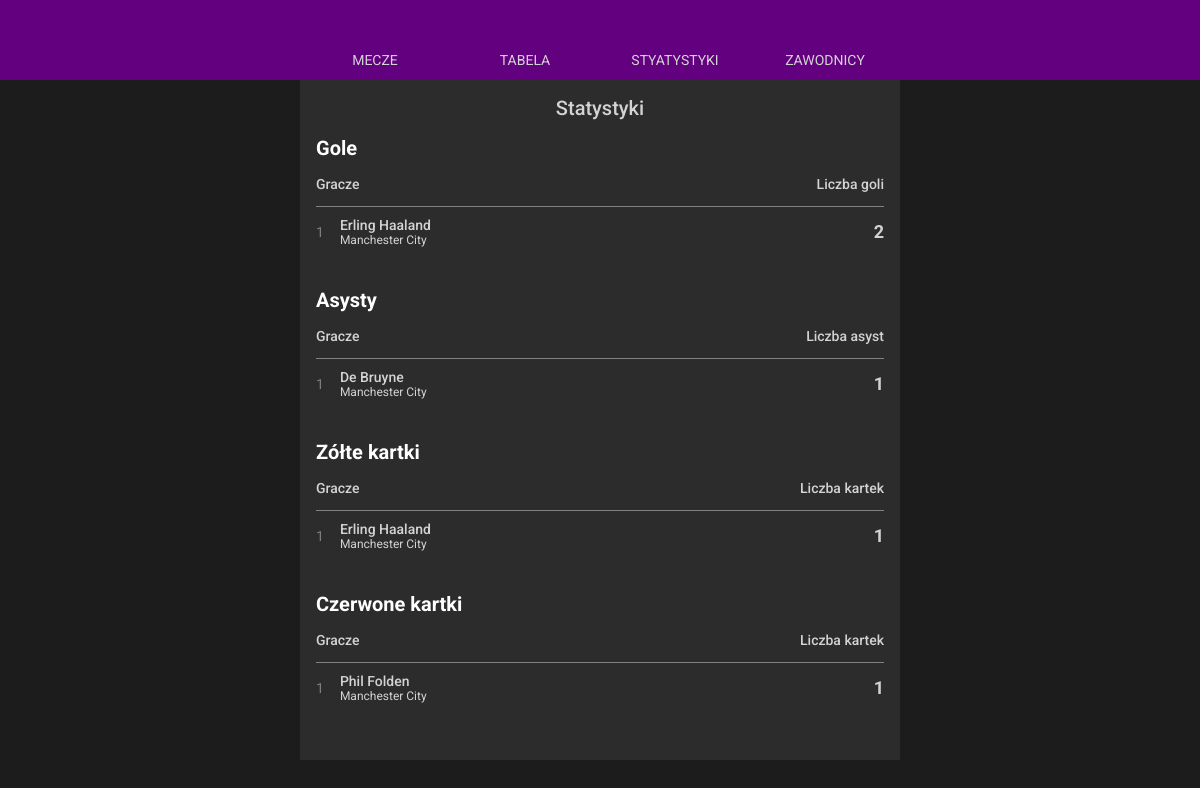
Page /statistics/ on the committed database.
### main/models.py (models this page shows, shortened)
class Player(models.Model):
    class PositionChoices(models.TextChoices):
        GK = 'GK'
        LB = 'LB'
        CB = 'CB'
        RB = 'RB'
        LM = 'LM'
        RM = 'RM'
        CM = 'CM'
        LS = 'LS'
        RS = 'RS'
        CS = 'CS'
        SUB = 'SUB'
    first_name = models.CharField(max_length=30)
    last_name = models.CharField(max_length=50)
    shirt_number = models.IntegerField()
    birth_date = models.DateField()
    height = models.IntegerField()
    weight = models.IntegerField()
    team = models.ForeignKey(Team, on_delete=models.CASCADE)
    position = models.CharField(max_length=3, choices=PositionChoices.choices, default="SUB")
    favourite = models.IntegerField(default=0)

class Team(models.Model):
    name = models.CharField(max_length=50)
    manager = models.CharField(max_length=100)
    owner = models.CharField(max_length=100)
    established = models.DateField()
    stadium = models.ForeignKey(Stadium, on_delete=models.CASCADE)

### main/views.py (the view)
# urls.py: path("statistics/", views.statistics, name="statistics"),
def statistics(request):
    players = list(Player.objects.all())
    goalsEvents = list(Event.objects.values_list("event_type", "player").filter(event_type = 'GOAL').values('player').annotate(total=Count('player')).order_by('-total'))[:5]
    goals = []
    for x in goalsEvents:
        goals.append(dict(total = x["total"], player = players[x["player"] - 1], index = goalsEvents.index(x) + 1))
    assistsEvents = list(Event.objects.values_list("event_type", "player").filter(event_type = 'ASST').values('player').annotate(total=Count('player')).order_by('-total'))[:5]
    assists = []
    for x in assistsEvents:
        assists.append(dict(total = x["total"], player = players[x["player"] - 1], index = assistsEvents.index(x) + 1))
    yellowsEvents = list(Event.objects.values_list("event_type", "player").filter(event_type = 'YCAR').values('player').annotate(total=Count('player')).order_by('-total'))[:5]
    yellows = []
    for x in yellowsEvents:
        yellows.append(dict(total = x["total"], player = players[x["player"] - 1], index = yellowsEvents.index(x) + 1))
    redsEvents = list(Event.objects.values_list("event_type", "player").filter(event_type = 'RCAR').values('player').annotate(total=Count('player')).order_by('-total'))[:5]
    reds = []
    for x in redsEvents:
        reds.append(dict(total = x["total"], player = players[x["player"] - 1], index = redsEvents.index(x) + 1))
    return render(request, "statistics.html", {"goals": goals, "assists": assists, "yellows": yellows, "reds": reds})

### main/templates/statistics.html
{% extends "layout.html" %} {% block title %}Statystyki{% endblock %} {% block body_content %}
<div class="stats-outer">
    <div class="stats">
        <div class="stats-header">Statystyki</div>
        <div class="stats-container">
            <div class="stats-container__title">Gole</div>
            <div class="stats-container__table">
                <div class="stats-container__table_names">
                    <div class="stats-container__table_names_item">Gracze</div>
                    <div class="stats-container__table_names_item">Liczba goli</div>
                </div>
                {% for item in goals %}
                <div class="stats-container__table_item">
                    <div class="stats-container__table_item_info">
                        <div class="stats-container__table_item_info_position">{{item.index}}</div>
                        <div class="stats-container__table_item_info_content">
                            <span>{{item.player.first_name}} {{item.player.last_name}}</span>
                            <br />
                            {{item.player.team.name}}
                        </div>
                    </div>
                    <div class="stats-container__table_item_outcome">{{item.total}}</div>
                </div>
                {% endfor %}
            </div>
        </div>
        <div class="stats-container">
            <div class="stats-container__title">Asysty</div>
            <div class="stats-container__table">
                <div class="stats-container__table_names">
                    <div class="stats-container__table_names_item">Gracze</div>
                    <div class="stats-container__table_names_item">Liczba asyst</div>
                </div>
                {% for item in assists %}
                <div class="stats-container__table_item">
                    <div class="stats-container__table_item_info">
                        <div class="stats-container__table_item_info_position">{{item.index}}</div>
                        <div class="stats-container__table_item_info_content">
                            <span>{{item.plyer.first_name}} {{item.player.last_name}}</span>
                            <br />
                            {{item.player.team.name}}
                        </div>
                    </div>
                    <div class="stats-container__table_item_outcome">{{item.total}}</div>
                </div>
                {% endfor %}
            </div>
        </div>
        <div class="stats-container">
            <div class="stats-container__title">Zółte kartki</div>
            <div class="stats-container__table">
                <div class="stats-container__table_names">
                    <div class="stats-container__table_names_item">Gracze</div>
                    <div class="stats-container__table_names_item">Liczba kartek</div>
                </div>
                {% for item in yellows %}
                <div class="stats-container__table_item">
                    <div class="stats-container__table_item_info">
                        <div class="stats-container__table_item_info_position">{{item.index}}</div>
                        <div class="stats-container__table_item_info_content">
                            <span>{{item.player.first_name}} {{item.player.last_name}}</span>
                            <br />
                            {{item.player.team.name}}
                        </div>
                    </div>
                    <div class="stats-container__table_item_outcome">{{item.total}}</div>
                </div>
                {% endfor %}
            </div>
        </div>
        <div class="stats-container">
            <div class="stats-container__title">Czerwone kartki</div>
            <div class="stats-container__table">
                <div class="stats-container__table_names">
                    <div class="stats-container__table_names_item">Gracze</div>
                    <div class="stats-container__table_names_item">Liczba kartek</div>
                </div>
                {% for item in reds %}
                <div class="stats-container__table_item">
                    <div class="stats-container__table_item_info">
                        <div class="stats-container__table_item_info_position">{{item.index}}</div>
                        <div class="stats-container__table_item_info_content">
                            <span>{{item.player.first_name}} {{item.player.last_name}}</span>
                            <br />
                            {{item.player.team.name}}
                        </div>
                    </div>
                    <div class="stats-container__table_item_outcome">{{item.total}}</div>
                </div>
                {% endfor %}
            </div>
        </div>
    </div>
</div>
{% endblock %}

### static/css/style.css (style rules this page uses)
*, *::after, *::before { margin: 0; padding: 0; box-sizing: border-box; }
html, body { width: 100%; height: 100%; margin: 0; font-family: "Roboto", "sans-serif"; background: rgb(28, 28, 28); }

### static/css/statistics.css (style rules this page uses)
.stats-outer { width: 100%; position: relative; display: flex; justify-content: center; }
.stats { width: 100%; max-width: 600px; position: relative; background: rgb(44, 44, 44); padding: 16px; }
.stats-header { font-size: 20px; font-weight: 500; color: lightgrey; text-align: center; margin-bottom: 16px; }
.stats-container { margin-bottom: 32px; }
.stats-container__title { font-size: 20px; font-weight: 700; color: white; margin-bottom: 16px; }
.stats-container__table_names { display: flex; width: 100%; height: 30px; justify-content: space-between; }
.stats-container__table_names_item { font-size: 14px; font-weight: 500; color: lightgrey; }
.stats-container__table_item { display: flex; justify-content: space-between; align-items: center; border-top: 1px solid grey; height: 50px; }
.stats-container__table_item_info { display: flex; align-items: center; column-gap: 16px; }
.stats-container__table_item_info_position { font-size: 14px; color: grey; }
.stats-container__table_item_info_content { font-size: 12px; font-weight: 400; color: lightgrey; }
.stats-container__table_item_info_content span { font-size: 14px; font-weight: 500; }
.stats-container__table_item_outcome { font-size: 18px; font-weight: 700; color: lightgrey; }

### rows in the picture
Player: index "1", player.first_name "Erling", player.last_name "Haaland", player.team.name "Manchester City", total "2", total "1"
Player: index "1", player.last_name "De Bruyne", player.team.name "Manchester City", total "1"
Player: index "1", player.first_name "Phil", player.last_name "Folden", player.team.name "Manchester City", total "1"
